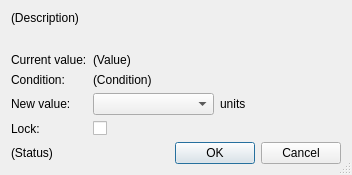
<?xml version="1.0" encoding="UTF-8"?>
<ui version="4.0">
 <class>WriteDialog</class>
 <widget class="QDialog" name="WriteDialog">
  <property name="geometry">
   <rect>
    <x>0</x>
    <y>0</y>
    <width>352</width>
    <height>175</height>
   </rect>
  </property>
  <property name="sizePolicy">
   <sizepolicy hsizetype="Expanding" vsizetype="Expanding">
    <horstretch>0</horstretch>
    <verstretch>0</verstretch>
   </sizepolicy>
  </property>
  <property name="windowTitle">
   <string>Write value</string>
  </property>
  <property name="sizeGripEnabled">
   <bool>true</bool>
  </property>
  <property name="modal">
   <bool>false</bool>
  </property>
  <layout class="QVBoxLayout" name="verticalLayout">
   <item>
    <widget class="QLabel" name="descriptionLabel">
     <property name="text">
      <string notr="true">(Description)</string>
     </property>
     <property name="alignment">
      <set>Qt::AlignLeading|Qt::AlignLeft|Qt::AlignTop</set>
     </property>
    </widget>
   </item>
   <item>
    <layout class="QFormLayout" name="formLayout">
     <item row="0" column="0">
      <widget class="QLabel" name="label_2">
       <property name="text">
        <string>Current value:</string>
       </property>
      </widget>
     </item>
     <item row="2" column="0">
      <widget class="QLabel" name="newValueLabel">
       <property name="text">
        <string>New value:</string>
       </property>
      </widget>
     </item>
     <item row="2" column="1">
      <widget class="QWidget" name="newValueWidget" native="true">
       <layout class="QHBoxLayout" name="horizontalLayout">
        <property name="leftMargin">
         <number>0</number>
        </property>
        <property name="topMargin">
         <number>0</number>
        </property>
        <property name="rightMargin">
         <number>0</number>
        </property>
        <property name="bottomMargin">
         <number>0</number>
        </property>
        <item>
         <widget class="QComboBox" name="valueComboBox"/>
        </item>
        <item>
         <widget class="QLabel" name="unitLabel">
          <property name="text">
           <string notr="true">units</string>
          </property>
         </widget>
        </item>
       </layout>
      </widget>
     </item>
     <item row="3" column="0">
      <widget class="QLabel" name="lockLabel">
       <property name="text">
        <string>Lock:</string>
       </property>
      </widget>
     </item>
     <item row="3" column="1">
      <widget class="QCheckBox" name="lockCheckBox"/>
     </item>
     <item row="1" column="0">
      <widget class="QLabel" name="conditionHeaderLabel">
       <property name="text">
        <string>Condition:</string>
       </property>
      </widget>
     </item>
     <item row="1" column="1">
      <widget class="QLabel" name="conditionLabel">
       <property name="text">
        <string notr="true">(Condition)</string>
       </property>
      </widget>
     </item>
     <item row="0" column="1">
      <widget class="QLabel" name="currentValueLabel">
       <property name="text">
        <string notr="true">(Value)</string>
       </property>
      </widget>
     </item>
    </layout>
   </item>
   <item>
    <layout class="QHBoxLayout">
     <property name="spacing">
      <number>6</number>
     </property>
     <property name="leftMargin">
      <number>0</number>
     </property>
     <property name="topMargin">
      <number>0</number>
     </property>
     <property name="rightMargin">
      <number>0</number>
     </property>
     <property name="bottomMargin">
      <number>0</number>
     </property>
     <item>
      <widget class="QLabel" name="statusLabel">
       <property name="text">
        <string notr="true">(Status)</string>
       </property>
      </widget>
     </item>
     <item>
      <widget class="QDialogButtonBox" name="buttonBox">
       <property name="orientation">
        <enum>Qt::Horizontal</enum>
       </property>
       <property name="standardButtons">
        <set>QDialogButtonBox::Cancel|QDialogButtonBox::Ok</set>
       </property>
      </widget>
     </item>
    </layout>
   </item>
  </layout>
 </widget>
 <resources/>
 <connections>
  <connection>
   <sender>buttonBox</sender>
   <signal>accepted()</signal>
   <receiver>WriteDialog</receiver>
   <slot>accept()</slot>
  </connection>
  <connection>
   <sender>buttonBox</sender>
   <signal>rejected()</signal>
   <receiver>WriteDialog</receiver>
   <slot>reject()</slot>
  </connection>
 </connections>
</ui>
